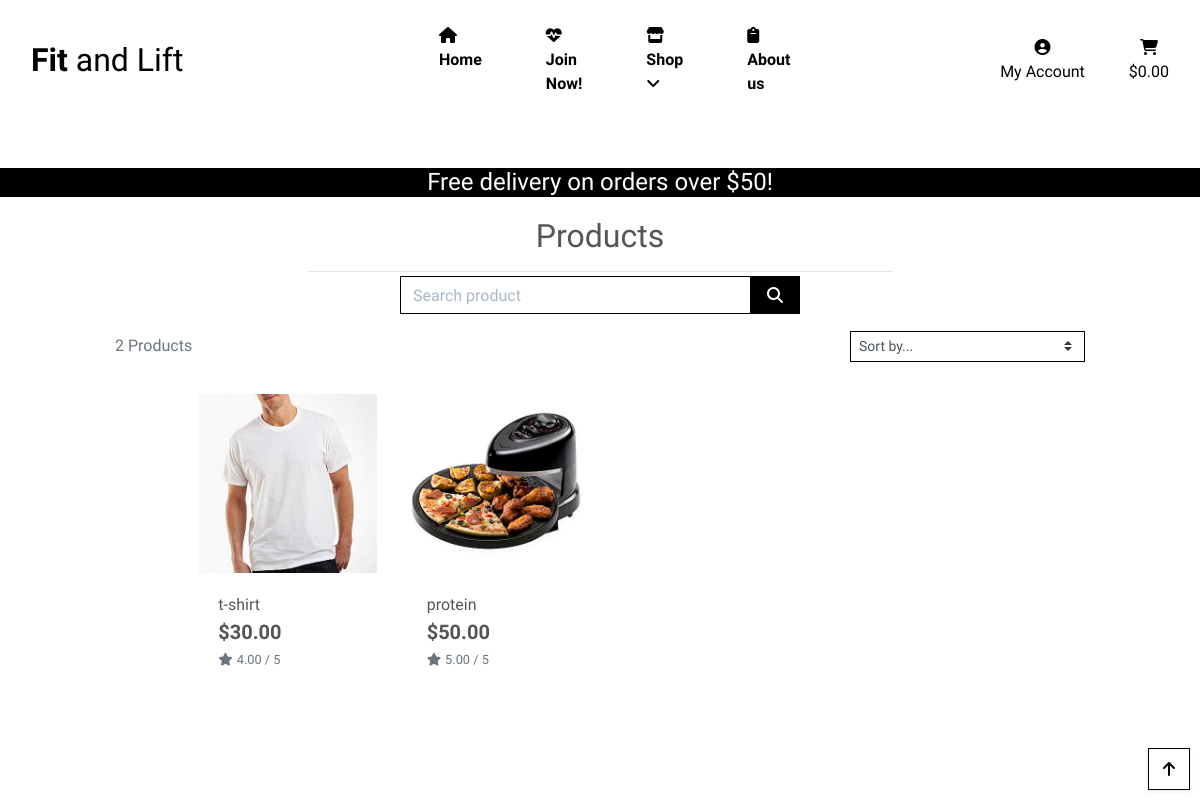
/products/, run on an earlier commit of the app's database.
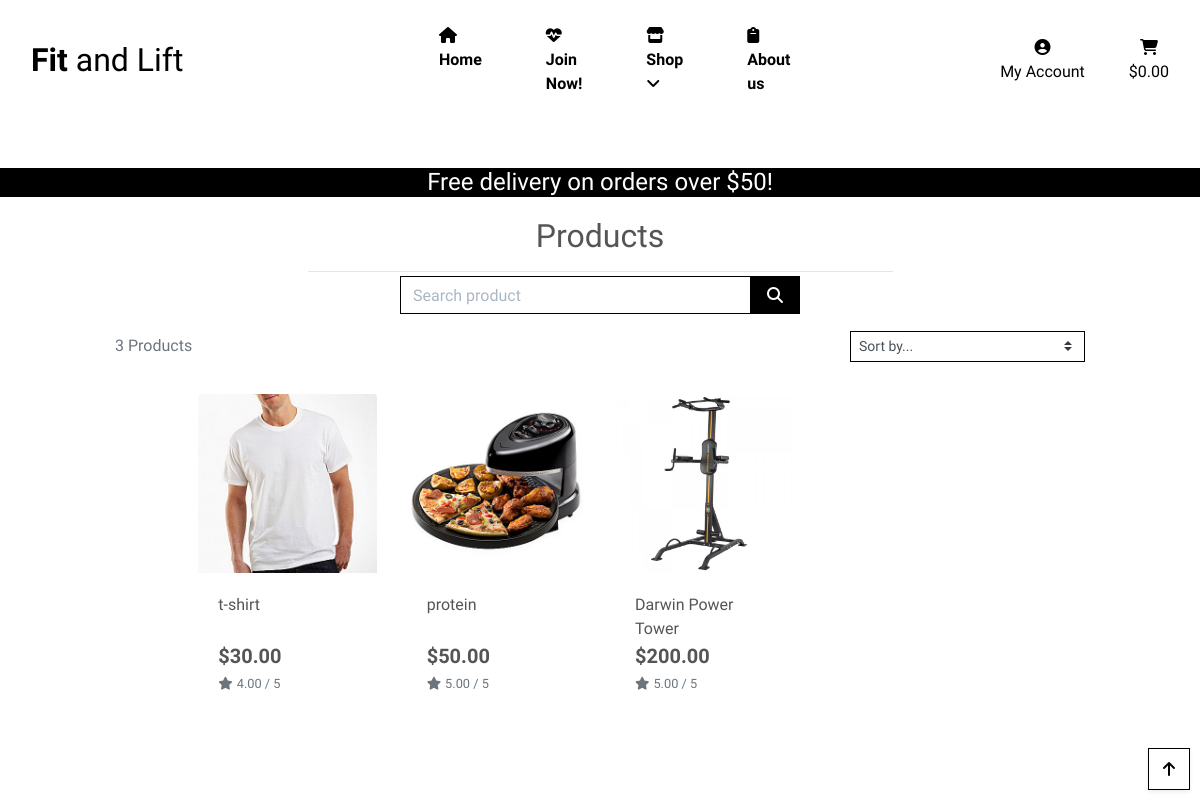
And on a later commit of the database.
### products/models.py (models this page shows, shortened)
class Product(models.Model):
    category = models.ForeignKey('Category', null=True, blank=True, on_delete=models.SET_NULL)
    sku = models.CharField(max_length=254, null=True, blank=True)
    name = models.CharField(max_length=254)
    description = models.TextField()
    has_sizes = models.BooleanField(default=False, null=True, blank=True)
    price = models.DecimalField(max_digits=6, decimal_places=2)
    rating = models.DecimalField(max_digits=6, decimal_places=2, null=True, blank=True)
    image_url = models.URLField(max_length=1024, null=True, blank=True)
    image = models.ImageField(null=True, blank=True)

### products/views.py (the view, shortened to what this page needs)
# urls.py: path('', views.all_products, name='products'),
def all_products(request):
    products = Product.objects.all()
    query = None
    categories = None
    sort = None
    direction = None
    current_sorting = f'{sort}_{direction}'
    context = {
        'products': products,
        'search_term': query,
        'current_categories': categories,
        'current_sorting': current_sorting,
    }
    return render(request, 'products/products.html', context)

### bag/contexts.py (called while the page is built, shortened)
def bag_contents(request):
    bag_items = []
    total = 0
    product_count = 0
    bag = request.session.get('bag', {})
    if total < settings.FREE_DELIVERY_THRESHOLD:
        delivery = total * Decimal(settings.STANDARD_DELIVERY_PERCENTAGE / 100)
        free_delivery_delta = settings.FREE_DELIVERY_THRESHOLD - total
    else:
        delivery = 0
        free_delivery_delta = 0
    grand_total = delivery + total
    context = {
        'bag_items': bag_items,
        'total': total,
        'product_count': product_count,
        'delivery': delivery,
        'free_delivery_delta': free_delivery_delta,
        'free_delivery_threshold': settings.FREE_DELIVERY_THRESHOLD,
        'grand_total': grand_total,
    }
    return context

### products/templates/products/products.html (shortened to what this page needs)
{% extends "base.html" %}
{% load static %}
{% block page_header %}
    <div class="container header-container">
    </div>
     <div id="delivery-banner" class="text-center">
            <div class="bg-black text-white">
                <h4 class="logo-font my-1">Free delivery on orders over ${{ free_delivery_threshold }}!</h4>
            </div>
        </div>
{% endblock %}
{% block content %}
    <div class="overlay"></div>
    <div class="container-fluid">
        <div class="row">
            <div class="col text-center mt-3">
                <h2 class="logo-font">Products</h2>
                <hr class="w-50 mb-1">
                 <form method="GET" action="{% url 'products' %}" id="search-bar">
                    <div class="input-group w-100">
                        <input class="form-control border border-black rounded-0" type="text" name="q" placeholder="Search product">
                        <div class="input-group-append">
                            <button class="form-control btn btn-black border border-black rounded-0" type="submit">
                                <span class="icon">
                                    <i class="fas fa-search"></i>
                                </span>
                            </button>
                        </div>
                    </div>
                </form>
            </div>
        </div>
            <div class="row">
            <div class="product-container col-10 offset-1">
                <div class="row mt-1 mb-2">
                    <div class="col-12 col-md-6 my-auto order-md-last d-flex justify-content-center justify-content-md-end">
                        <div class="sort-select-wrapper w-50">
                            <select id="sort-selector" class="custom-select custom-select-sm rounded-0 border border-{% if current_sorting != 'None_None' %}info{% else %}black{% endif %}">
                                <option value="reset" {% if current_sorting == 'None_None' %}selected{% endif %}>Sort by...</option>
                            </select>
                        </div>
                    </div>
                    <div class="col-12 col-md-6 order-md-first">
                        <p class="text-muted mt-3 text-center text-md-left">
                            {{ products|length }} Products{% if search_term %} found for <strong>"{{ search_term }}"</strong>{% endif %}
                        </p>
                    </div>
                </div>
        <div class="row">
            <div class="product-container col-10 offset-1">
                <div class="row">
                    {% for product in products %}
                        <div class="col-sm-6 col-md-6 col-lg-4 col-xl-3">
                            <div class="card h-100 border-0">
                                {% if product.image %}
                                <a href="{% url 'product_detail' product.id %}">
                                    <img class="card-img-top img-fluid" src="{{ product.image.url }}" alt="{{ product.name }}">
                                </a>
                                {% else %}
                                <a href="{% url 'product_detail' product.id %}">
                                    <img class="card-img-top img-fluid" src="{{ MEDIA_URL }}noimage.png" alt="{{ product.name }}">
                                </a>
                                {% endif %}
                                <div class="card-body pb-0">
                                    <p class="mb-0">{{ product.name }}</p>
                                </div>
                                <div class="card-footer bg-white pt-0 border-0 text-left">
                                    <div class="row">
                                        <div class="col">
                                            <p class="lead mb-0 text-left font-weight-bold">${{ product.price }}</p>
                                            {% if product.rating %}
                                                <small class="text-muted"><i class="fas fa-star mr-1"></i>{{ product.rating }} / 5</small>
                                            {% else %}
                                                <small class="text-muted">No Rating</small>
                                            {% endif %}
                                        </div>
                                    </div>
                                </div>
                            </div>
                        </div>
                    {% endfor %}
                </div>
            </div>
        </div>
    </div>
     <div class="btt-button shadow-sm rounded-0 border border-black">
        <a class="btt-link d-flex h-100">
            <i class="fas fa-arrow-up text-black mx-auto my-auto"></i>
        </a>
    </div>
{% endblock %}

### templates/base.html (shortened to what this page needs)
{% load static %}
<!doctype html>
<html lang="en">
  <head>
    {% block corecss %}
        <link rel="stylesheet" href="https://stackpath.bootstrapcdn.com/bootstrap/4.4.1/css/bootstrap.min.css">
        <link rel="stylesheet" href="{% static 'css/base.css' %}">
    {% endblock %}
  </head>
  <body>
    <header class="container-fluid fixed-top">
        <div id="topnav" class="row bg-white pt-lg-2 d-none d-lg-flex">
            <div class="col-12 col-lg-4 my-auto py-1 py-lg-0 text-center text-lg-left">
                <a href="{% url 'home' %}" class="nav-link main-logo-link">
                    <h2 class="logo-font text-black my-0"><strong>Fit</strong> and Lift</h2>
                </a>
            </div>
             <div class="col-12 col-lg-4 my-auto py-1 py-lg-0">
            <nav class="navbar navbar-expand-lg navbar-light w-100">
                {% include 'includes/main-nav.html' %}
            </nav>
        </div>
            <div class="col-12 col-lg-4 my-auto py-1 py-lg-0">
                <ul class="list-inline list-unstyled text-center text-lg-right my-0">
                    <li class="list-inline-item dropdown">
                        <a class="text-black nav-link" href="{% url 'view_bag' %}" id="user-options" data-toggle="dropdown" aria-haspopup="true" aria-expanded="false">
                            <div class="text-center">
                                <div><i class="fas fa-user-circle"></i></div>
                                <p class="my-0">My Account</p>
                            </div>
                        </a>
                    </li>
                    <li class="list-inline-item">
                        <a class="{% if grand_total %}text-info font-weight-bold{% else %}text-black{% endif %} nav-link" href="{% url 'view_bag' %}">
                            <div class="text-center">
                                <div><i class="fas fa-shopping-cart"></i></div>
                                <p class="my-0">
                                    {% if grand_total %}
                                        ${{ grand_total|floatformat:2 }}
                                    {% else %}
                                        $0.00
                                    {% endif %}
                                </p>
                            </div>
                        </a>
                    </li>
                </ul>
            </div>
        </div>
          <div class="row bg-white">
            <nav class="navbar navbar-expand-lg navbar-light w-100">
            </nav>
        </div>
    </header>
    {% block page_header %}
    {% endblock %}
    {% block content %}
    {% endblock %}
  </body>
</html>

### templates/includes/main-nav.html (shortened to what this page needs)
<div class="collapse navbar-collapse" id="main-nav">
    <ul class="navbar-nav w-auto mx-auto">
        <li class="nav-item">
            <a class="logo-font font-weight-bold nav-link text-black mr-5" href="{% url 'home' %}" id="home-link"  aria-haspopup="true" ><i class="fas fa-home"></i>
                Home
            </a>
        </li>
        <li class="nav-item">
            <a class="logo-font font-weight-bold nav-link text-black mr-5" href="#" id="join-now-link"  aria-haspopup="true" >
               <i class="fas fa-heartbeat"></i> Join Now!
            </a>
        </li>
        <li class="nav-item dropdown">
            <a class="logo-font font-weight-bold nav-link text-black mr-5" href="#" id="shop-link" data-toggle="dropdown" aria-haspopup="true" aria-expanded="false">
               <i class="fas fa-store"></i> Shop <i class="fas fa-angle-down"></i>
            </a>
        </li>
        <li class="nav-item">
            <a class="logo-font font-weight-bold nav-link text-black" href="#" id="specials-link"  aria-haspopup="true">
               <i class="fas fa-clipboard"></i> About us
            </a>
        </li>
    </ul>
</div>

### static/css/base.css (style rules this page uses)
html { height: 100%; }
body { background: url('/media/homepage_background_cropped.jpg') no-repeat center center fixed; background-size: cover; height: calc(100vh - 194px); color: #555; font-family: 'RocknRoll One', sans-serif; }
#search-bar { max-width: 25rem; margin: 0 auto; }
.icon { align-items: center; display: inline-flex; justify-content: center; height: 1.5rem; width: 1.5rem; }
.main-logo-link { width: fit-content; }
.btn-black { background: black; color: white; }
.text-black { color: #000 !important; }
.border-black { border: 1px solid black !important; }
.bg-black { background: #000 !important; }
.overlay { height: 100%; width: 100%; top: 0; left: 0; position: fixed; background: white; z-index: -1; }
.btt-button { height: 42px; width: 42px; position: fixed; bottom: 10px; right: 10px; }
.btt-link, .update-link, .remove-item { cursor: pointer; }
input[name='q']::placeholder { color: #aab7c4; }
@media (min-width: 1200px) { .container { max-width: 80%; } }
@media (min-width: 992px) { .header-container { padding-top: 164px; } }

What changed in the data, as far as the page shows it:
added Product: image (picture), name "Darwin Power Tower", price "200.00", rating "5.00"
Also different on the page:
{{ products|length }}: "2" → "3"
